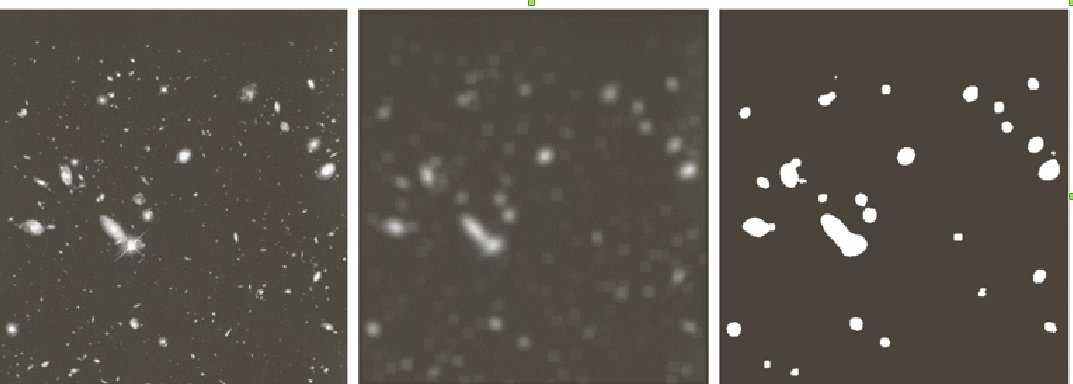
//> input picture Example1.jpg, 1073 x 384 px
$ ./test_compressionfiles Example1.jpg   (built with g++ and OpenCV 4)
//> lines starting //> are read from the running program, lines starting //| are printed output that depends on the picture
#include <iostream>
#include <fstream>
#include <iomanip>
#include <algorithm>
#include <math.h>
#include <vector>
#include <string>
#include <sstream>
#include <bitset>
#include <stdio.h>

#include "opencv2/core/core.hpp"
#include "opencv2/highgui/highgui.hpp"
#include "opencv2/imgproc/imgproc.hpp"

using namespace std;
using namespace cv;

typedef vector<int> v_int;
typedef vector< vector<int> > m_int;

struct my_pair{
	int value, index;
};

bool compareByvalue(const my_pair &a, const my_pair &b){
    return a.value > b.value ;
}

// [19 lines left out: functions get_max, get_maxd, not called in this run]


void get_histogram( Mat image_src, vector<int> &histogram){

    //dimensions of image
    int image_width = image_src.cols;
//> image_width = 1073
    int image_height = image_src.rows;
//> image_height = 384

    cout << image_src.rows << "\t" << image_src.cols << endl;
//| 384	1073

    //creation of histogram
    for( int i = 0 ; i < image_src.rows; i++){
        for( int j = 0 ; j < image_src.cols; j++){
            histogram [ (int) image_src.at<uchar>(i,j) ]++;
        }
    }
//> after the loop, histogram = 256 values, max 114381 at index 69, min 0 at index 0, mean 1609.5
}

// [83 lines left out: functions init_m_int, init_v_int, print, print, dectobin, bintodec and 2 more, not called in this run]

int main(int argc, char** argv ){

	int num = 0, index = 0;

	//Initializing mat & reading image
    Mat image_src = imread( argv[1], 0); // 0, grayscale  >0, color

    //vector for histogram and eq_histogram
    vector<int> histogram(256) ;

    //Getting and drawing histogram
    get_histogram( image_src, histogram);

    vector<my_pair> v_pair( histogram.size() );
//> v_pair = 256 items

    //Filling v_pair with histogram and indexes
    for( int i = 0 ; i < histogram.size(); ++i){
    	v_pair[i].value = histogram[i] ;
    	v_pair[i].index = i ;
    }

    //Sorting ascendently by index
    sort( v_pair.begin(), v_pair.end(), compareByvalue );

    //for( int i = 0 ; i < v_pair.size(); ++i)	cout << v_pair[i].index << "\t" << v_pair[i].value << endl;

   	//Stream to save values
	ofstream my_file("values.txt");

	//count to change values for more frequent from 1  to limit
	int count = 0; int conv = 0;

	Mat tmp = imread( argv[1], 0); // 0, grayscale  >0, color

	for( int i = 0 ; i < v_pair.size(); ++i) my_file << v_pair[i].index << "," << v_pair[i].value << ".";
	my_file << "$$" << endl;

	for( int k = 0 ; k < histogram.size(); ++k){
		for( int i = 0 ; i < image_src.rows ; ++i ){
			for( int j = 0 ; j < image_src.cols ; ++j ){
				if( image_src.at<uchar>(i,j) == v_pair[k].index ){
					//dectobin( (int) image_src.at<uchar>(i,j), num );
					//my_file << count << "." ;
					tmp.at<uchar>(i,j) = ( count < 256 &&  (int)tmp.at<uchar>(i,j) != 0 ) ? count : tmp.at<uchar>(i,j);
				}
				else{
					//my_file << (int) image_src.at<uchar>(i,j) << "." ;
				}
			}
			//my_file << endl;
		}
		count++;
	}
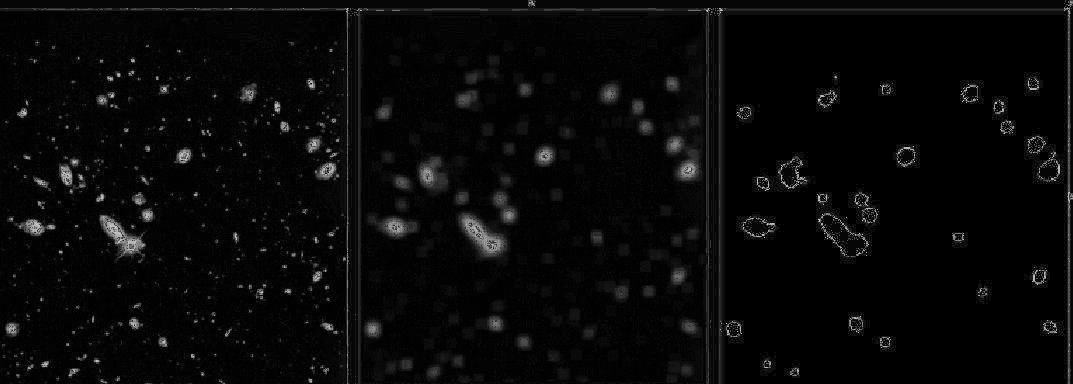
//> tmp: 384 rows x 1073 cols, CV_8UC1; min 0, max 210, mean 8.3
//> after the loop, count = 256

	for( int i = 0 ; i < image_src.rows ; ++i ){
		for( int j = 0 ; j < image_src.cols ; ++j ){
				//my_file << (int)tmp.at<uchar>(i,j) << " ";
				my_file << tmp.at<uchar>(i,j) ;
		}
	}

	my_file.close();


	//Reading file
	ifstream reader("values.txt") ;

	string line1, line2, line3, line4 ;
	int num1, num2, num3;

	//histogram table
	vector<my_pair> new_table;

	//Reading header of file
	getline( reader, line1 );
	size_t pos = line1.find("$$");

	line2 = line1.substr( 0, pos );

	//Getting histogram table
	while( line2.size() != 0){

		pos = line2.find(".");	num3 = pos;
		line3 = line2.substr( 0 , pos );

		pos = line3.find(",");
		line4 = line3.substr( pos+1 );
		line3 = line3.substr( 0, pos );

		if ( ! (istringstream(line3) >> num1) ) num1 = 0;
		if ( ! (istringstream(line4) >> num2) ) num2 = 0;

		my_pair mp; mp.index = num1; mp.value = num2;
		new_table.push_back( mp );

		//cout << mp.index << "\t" << mp.value << endl;

		line2 = line2.substr( num3 + 1 );
	}

	for( int i = 0 ; i < new_table.size(); ++i)	cout << new_table[i].index << "\t" << new_table[i].value << endl;

	getline( reader, line1 );

	line2 = line1;

	Mat image_decomp = imread( argv[1], 0); // 0, grayscale  >0, color

	for( int i = 0 ; i < image_decomp.rows ; ++i){
		for( int j = 0 ; j < image_decomp.cols ; ++j){

			wchar_t c = reader.get();

			//cout << int(c) ;

			image_decomp.at<uchar>(i,j) = new_table[int(c)].index;
		}
	}
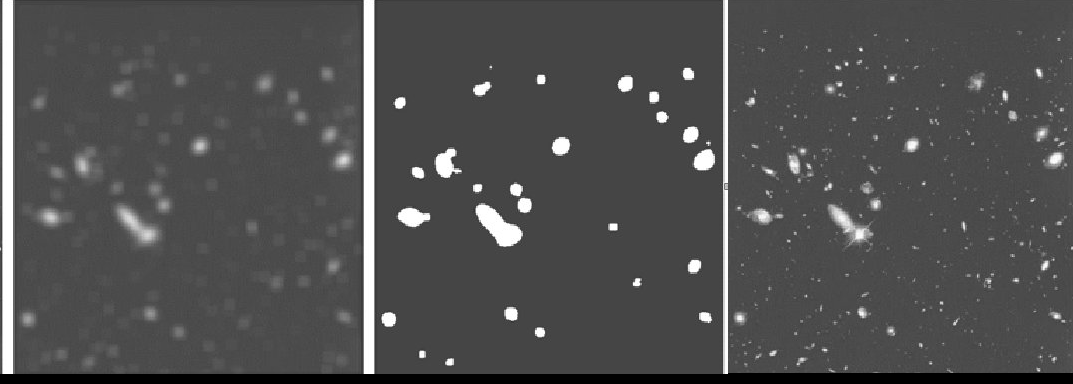
//> image_decomp: 384 rows x 1073 cols, CV_8UC1; min 0, max 255, mean 79.6

	imwrite( "img_decomp.jpg", image_decomp );

	return 0;
}
